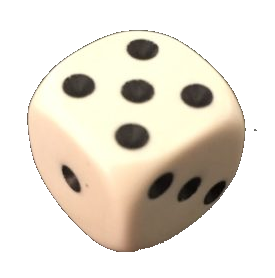
#> input picture Animations/AnimStock/Dices/Dice_White_3D.png, 275 x 278 px, found by its file name
$ python _generate.py
#> lines starting #> are read from the running program, lines starting #| are printed output that depends on the picture; after the words box and inside, x2 and y2 are one past the last pixel; in counts of white or black regions, pixels touching at a corner belong together
import numpy as np
from PIL import Image
import cv2, os, glob

BASE = r'C:/Users/jmpir/Dev/LudoPoly/Animations/AnimStock/Dices'
SRC = os.path.join(BASE, 'Dice_White_3D.png')

# === FACE QUADS (image coords, order TL TR BR BL face-local CW) ===
def solve_face_corners(pip_TL, pip_TR, pip_BR, pip_BL):
    A = np.array([
        [0.5625, 0.1875, 0.0625, 0.1875],
        [0.1875, 0.5625, 0.1875, 0.0625],
        [0.0625, 0.1875, 0.5625, 0.1875],
        [0.1875, 0.0625, 0.1875, 0.5625],
    ])
    bx = [pip_TL[0], pip_TR[0], pip_BR[0], pip_BL[0]]
    by = [pip_TL[1], pip_TR[1], pip_BR[1], pip_BL[1]]
    xs = np.linalg.solve(A, bx)
    ys = np.linalg.solve(A, by)
    return [(float(xs[i]), float(ys[i])) for i in range(4)]

# Top face pip positions (face 5 in reference)
TOP_PIPS_REF = {
    'TL': (78, 86), 'TR': (142, 49), 'BR': (197, 96), 'BL': (132, 136), 'C': (137, 91),
}
TOP_QUAD = solve_face_corners(TOP_PIPS_REF['TL'], TOP_PIPS_REF['TR'], TOP_PIPS_REF['BR'], TOP_PIPS_REF['BL'])

# Right face: 3 pips on diagonal TL-C-BR (face 3 in reference)
# Top edge of right face = top face S-E edge (TOP_QUAD[3]-TOP_QUAD[2])
RIGHT_TL_corner = TOP_QUAD[3]
RIGHT_TR_corner = TOP_QUAD[2]
RIGHT_PIPS_REF = {
    'TL': (161, 185), 'C': (189, 188), 'BR': (214, 192),
}
# Solve right BR, BL from pip constraints (homography)
# Use the 2 corner pips of face 3 (TL and BR positions face-local) plus the 2 known corners
def solve_2_unknown_corners(known_TL, known_TR, pip_TL_pos, pip_BR_pos):
    """Knowing TL, TR of face quad, and pip positions at face-local (0.25,0.25) and (0.75,0.75),
    solve for BL and BR."""
    A = np.array([[0.1875, 0.0625], [0.1875, 0.5625]])
    bx = [
        pip_TL_pos[0] - 0.5625*known_TL[0] - 0.1875*known_TR[0],
        pip_BR_pos[0] - 0.0625*known_TL[0] - 0.1875*known_TR[0],
    ]
    by = [
        pip_TL_pos[1] - 0.5625*known_TL[1] - 0.1875*known_TR[1],
        pip_BR_pos[1] - 0.0625*known_TL[1] - 0.1875*known_TR[1],
    ]
    sx = np.linalg.solve(A, bx)
    sy = np.linalg.solve(A, by)
    BL = (float(sx[0]), float(sy[0]))
    BR = (float(sx[1]), float(sy[1]))
    return BL, BR

RIGHT_BL_corner, RIGHT_BR_corner = solve_2_unknown_corners(
    RIGHT_TL_corner, RIGHT_TR_corner, RIGHT_PIPS_REF['TL'], RIGHT_PIPS_REF['BR']
)
RIGHT_QUAD = [RIGHT_TL_corner, RIGHT_TR_corner, RIGHT_BR_corner, RIGHT_BL_corner]

# Left face: only 1 reference pip (face 1, center).
# Top edge = top face W-S edge (TOP_QUAD[0]-TOP_QUAD[3]).
LEFT_TL_corner = TOP_QUAD[0]
LEFT_TR_corner = TOP_QUAD[3]
# 1 pip detection — actually we had 2 small detections that we'll average
LEFT_PIPS_REF = {'C': (71, 179)}
# To estimate BL, BR with 1 pip: assume the face is the mirror of the right face about the dice's vertical mid-axis
# Right face's depth offset (from top edge to bottom edge):
right_TR_to_BR = (RIGHT_BR_corner[0]-RIGHT_TR_corner[0], RIGHT_BR_corner[1]-RIGHT_TR_corner[1])
right_TL_to_BL = (RIGHT_BL_corner[0]-RIGHT_TL_corner[0], RIGHT_BL_corner[1]-RIGHT_TL_corner[1])
# Mirror (negate x):
left_TR_to_BR = (-right_TL_to_BL[0], right_TL_to_BL[1])
left_TL_to_BL = (-right_TR_to_BR[0], right_TR_to_BR[1])
LEFT_BR_corner = (LEFT_TR_corner[0] + left_TR_to_BR[0], LEFT_TR_corner[1] + left_TR_to_BR[1])
LEFT_BL_corner = (LEFT_TL_corner[0] + left_TL_to_BL[0], LEFT_TL_corner[1] + left_TL_to_BL[1])
LEFT_QUAD = [LEFT_TL_corner, LEFT_TR_corner, LEFT_BR_corner, LEFT_BL_corner]

print('TOP_QUAD :', [tuple(round(c,1) for c in p) for p in TOP_QUAD])
print('RIGHT_QUAD:', [tuple(round(c,1) for c in p) for p in RIGHT_QUAD])
print('LEFT_QUAD:', [tuple(round(c,1) for c in p) for p in LEFT_QUAD])

# === PIP PATTERNS (face-local u, v in [0,1]) ===
PATTERNS = {
    1: [(0.5, 0.5)],
    2: [(0.25, 0.25), (0.75, 0.75)],
    3: [(0.25, 0.25), (0.5, 0.5), (0.75, 0.75)],
    4: [(0.25, 0.25), (0.75, 0.25), (0.25, 0.75), (0.75, 0.75)],
    5: [(0.25, 0.25), (0.75, 0.25), (0.25, 0.75), (0.75, 0.75), (0.5, 0.5)],
    6: [(0.25, 0.25), (0.25, 0.5), (0.25, 0.75), (0.75, 0.25), (0.75, 0.5), (0.75, 0.75)],
}

SIDES = {
    1: (2, 3), 2: (1, 4), 3: (1, 2), 4: (1, 5), 5: (1, 3), 6: (5, 3),
}

COLORS = {
    'blue':   (59, 130, 246), 'red': (239, 68, 68), 'green': (34, 197, 94),
    'yellow': (234, 179, 8), 'orange': (249, 115, 22), 'purple': (168, 85, 247),
}

# === HOMOGRAPHY: unit-square (TL=0,0 ; TR=1,0 ; BR=1,1 ; BL=0,1) → face quad ===
def compute_homography(quad):
    src = np.array([[0,0],[1,0],[1,1],[0,1]], dtype=np.float32)
    dst = np.array(quad, dtype=np.float32)
    return cv2.getPerspectiveTransform(src, dst)

H_TOP = compute_homography(TOP_QUAD)
H_RIGHT = compute_homography(RIGHT_QUAD)
H_LEFT = compute_homography(LEFT_QUAD)

def apply_homography(H, u, v):
    pt = np.array([u, v, 1.0])
    out = H @ pt
    return (out[0]/out[2], out[1]/out[2])

# === LOAD SOURCE, INPAINT ALL PIPS ===
src_img = np.array(Image.open(SRC).convert('RGBA'))
#> src_img is the input picture: shape (278, 275, 4); mean R, G, B, A 94.7, 88.1, 76.5, 120.2
h, w = src_img.shape[:2]
#> h = 278; w = 275
rgb = src_img[:,:,:3]
alpha = src_img[:,:,3]
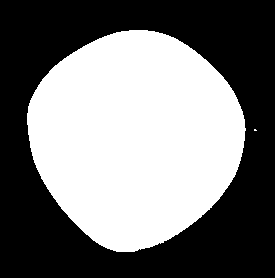
#> alpha: shape (278, 275); 47.1% white; 2 white regions (1 under 20 px), largest, box (x1, y1, x2, y2) and area: (27, 30, 246, 252) 36031
gray = cv2.cvtColor(rgb, cv2.COLOR_RGB2GRAY)
dark = ((gray < 90) & (alpha > 200)).astype(np.uint8)
#> dark: shape (278, 275); values 0 (black) and 1 (white), 5.4% white; 27 white regions (17 under 20 px), largest, box (x1, y1, x2, y2) and area: (116, 124, 148, 149) 607, (63, 75, 94, 97) 537, (182, 85, 212, 107) 532
n_comp, labels, stats, centroids = cv2.connectedComponentsWithStats(dark)
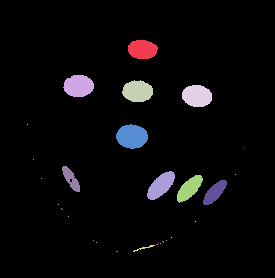
#> labels: shape (278, 275) int32; 28 distinct labels, from 0 to 27; one colour per label, 0 black
#> n_comp = 28; stats = 28 rows, first 6: [0, 0, 275, 278, 72314], [128, 40, 30, 19, 460], [63, 75, 31, 22, 537], [122, 80, 31, 22, 529], [182, 85, 30, 22, 532], [27, 124, 1, 1, 1]; centroids = 28 pairs, first value 27 to 243, second value 49.08 to 251
mask = np.zeros((h, w), dtype=np.uint8)
for i in range(1, n_comp):
    area = stats[i, cv2.CC_STAT_AREA]
    if area > 60:
        cx, cy = centroids[i]
        r = max(13, int(np.sqrt(area / np.pi)) + 6)
        cv2.circle(mask, (int(cx), int(cy)), r, 255, -1)
#> this loop made 27 passes
#> (area, cx, cy, r) on passes 1, 2, 3, 4, 6, 9, 10, 11, 14: (460, 142.1, 49.08, 18), (537, 78.18, 85.56, 19), (529, 137.2, 90.91, 18), (532, 196.6, 95.57, 19), (607, 131.6, 136.1, 19), (228, 70.65, 178.5, 14), (471, 160.6, 185, 18), (397, 189, 188, 17), (320, 214.4, 192, 16)
#> area on pass 26: 32
#> mask: shape (278, 275); 11.2% white; 7 white regions, largest, box (x1, y1, x2, y2) and area: (142, 167, 231, 208) 2524, (59, 66, 98, 105) 1129, (177, 76, 216, 115) 1129
bgr = cv2.cvtColor(rgb, cv2.COLOR_RGB2BGR)
inpainted_bgr = cv2.inpaint(bgr, mask, 8, cv2.INPAINT_TELEA)
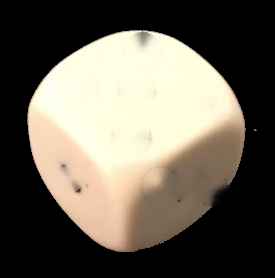
#> inpainted_bgr: shape (278, 275, 3); mean B, G, R 84.8, 97.6, 104.1
inpainted_rgb = cv2.cvtColor(inpainted_bgr, cv2.COLOR_BGR2RGB)
clean = src_img.copy()
clean[:,:,:3] = inpainted_rgb
#> clean: shape (278, 275, 4); 11.08% of pixels changed, all inside (x1, y1, x2, y2) = (56, 31, 231, 208)
Image.fromarray(clean, 'RGBA').save(os.path.join(BASE, '_clean_all.png'))

# === EXTRACT PIP STAMPS ===
# A stamp = RGBA patch centered on a reference pip, with only "pip pixels" opaque (rest transparent).
def extract_stamp(pip_center, half_w=22, half_h=16):
    """Extract a small RGBA stamp from the source image at the pip center.
    Pip pixels (dark) are opaque; surrounding face pixels are transparent."""
#> called with pip_center = (137, 91), half_w = 18, half_h = 13
    cx, cy = int(pip_center[0]), int(pip_center[1])
    x0, x1 = max(0, cx-half_w), min(w, cx+half_w+1)
#> x0 = 119; x1 = 156
    y0, y1 = max(0, cy-half_h), min(h, cy+half_h+1)
#> y0 = 78; y1 = 105
    patch = src_img[y0:y1, x0:x1].copy()
    ph, pw = patch.shape[:2]
#> ph = 27; pw = 37
    # Identify pip pixels: low brightness
    patch_gray = cv2.cvtColor(patch[:,:,:3], cv2.COLOR_RGB2GRAY)
    # Use a smooth alpha based on darkness — pip pixels (gray<90) fully opaque,
    # bright pixels transparent, intermediate softly blended.
    a = np.clip((140 - patch_gray.astype(np.float32)) / 50.0 * 255.0, 0, 255).astype(np.uint8)
    # Mask out anything outside ~20px of pip center to avoid grabbing nearby pips
    yy, xx = np.ogrid[:ph, :pw]
#> yy = 27 values from 0 to 26
    dist = np.sqrt((yy - (cy-y0))**2 + (xx - (cx-x0))**2)
    a[dist > min(half_w, half_h)] = 0
#> a: shape (27, 37); min 0, max 255, mean 124.5
    patch[:,:,3] = a
    return patch, (cx-x0, cy-y0)  # patch + anchor point inside patch

# Reference stamps per face. Use central pip for each face (most "balanced" perspective).
STAMP_TOP, ANCHOR_TOP = extract_stamp(TOP_PIPS_REF['C'], half_w=18, half_h=13)
#> ANCHOR_TOP = (18, 13)
STAMP_RIGHT, ANCHOR_RIGHT = extract_stamp(RIGHT_PIPS_REF['C'], half_w=18, half_h=13)
#> ANCHOR_RIGHT = (18, 13)
STAMP_LEFT, ANCHOR_LEFT = extract_stamp(LEFT_PIPS_REF['C'], half_w=18, half_h=13)
#> call 3 of extract_stamp, with pip_center = (71, 179), half_w = 18, half_h = 13
#> in extract_stamp (call 3), `a[dist > min(half_w, half_h)] = 0`: a: shape (27, 37); min 0, max 255, mean 60.7
#> in extract_stamp (call 3), `patch[:,:,3] = a`:
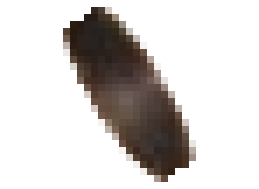
#> patch: shape (27, 37, 4) (shown 7 times larger); mean R, G, B, A 191.3, 162.6, 140.1, 60.7; transparent parts drawn white
#> ANCHOR_LEFT = (18, 13)

def paste_stamp(target_rgba, stamp, anchor, image_pos):
    """Composite stamp onto target_rgba (RGBA np array) at image_pos, anchored at anchor."""
    th, tw = target_rgba.shape[:2]
    sh, sw = stamp.shape[:2]
    cx, cy = int(round(image_pos[0])), int(round(image_pos[1]))
    ax, ay = anchor
    x0 = cx - ax; y0 = cy - ay
    x1 = x0 + sw; y1 = y0 + sh
    # Clip
    sx0 = max(0, -x0); sy0 = max(0, -y0)
    sx1 = sw - max(0, x1 - tw); sy1 = sh - max(0, y1 - th)
    tx0 = max(0, x0); ty0 = max(0, y0)
    tx1 = min(tw, x1); ty1 = min(th, y1)
    if sx1 <= sx0 or sy1 <= sy0:
        return target_rgba
    stamp_clip = stamp[sy0:sy1, sx0:sx1]
    target_clip = target_rgba[ty0:ty1, tx0:tx1]
    # Alpha blend
    a = stamp_clip[:,:,3:4].astype(np.float32) / 255.0
    target_clip[:,:,:3] = (stamp_clip[:,:,:3].astype(np.float32) * a + target_clip[:,:,:3].astype(np.float32) * (1-a)).astype(np.uint8)
    target_clip[:,:,3] = np.maximum(target_clip[:,:,3], stamp_clip[:,:,3])
    target_rgba[ty0:ty1, tx0:tx1] = target_clip
    return target_rgba

# === GENERATE 36 VARIANTS ===
for old in glob.glob(os.path.join(BASE, 'Dice_[1-6]_*.png')):
    os.remove(old)

count = 0
for color_name, (cr, cg, cb) in COLORS.items():
    rec = clean.copy().astype(np.float32)
    rec[:,:,0] *= cr / 255.0
    rec[:,:,1] *= cg / 255.0
    rec[:,:,2] *= cb / 255.0
    rec = np.clip(rec, 0, 255).astype(np.uint8)
    rec[:,:,3] = clean[:,:,3]
    for top_value in range(1, 7):
        fl_value, fr_value = SIDES[top_value]
        img = rec.copy()
        # Top face pips
        for (u, v) in PATTERNS[top_value]:
            pos = apply_homography(H_TOP, u, v)
            img = paste_stamp(img, STAMP_TOP, ANCHOR_TOP, pos)
        # Left face pips
        for (u, v) in PATTERNS[fl_value]:
            pos = apply_homography(H_LEFT, u, v)
            img = paste_stamp(img, STAMP_LEFT, ANCHOR_LEFT, pos)
        # Right face pips
        for (u, v) in PATTERNS[fr_value]:
            pos = apply_homography(H_RIGHT, u, v)
            img = paste_stamp(img, STAMP_RIGHT, ANCHOR_RIGHT, pos)
        out = os.path.join(BASE, f'Dice_{top_value}_{color_name}.png')
        Image.fromarray(img, 'RGBA').save(out, 'PNG')
        count += 1
#> this loop made 6 passes
#> pass 1, `rec = np.clip(rec, 0, 255).astype(np.uint8)`:
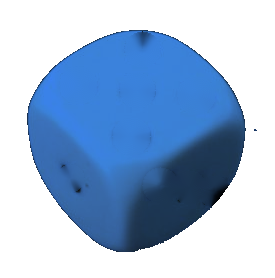
#> rec: shape (278, 275, 4); mean R, G, B, A 23.9, 49.6, 81.6, 120.2; transparent parts drawn white
#> pass 1, in paste_stamp, `target_clip = target_rgba[ty0:ty1, tx0:tx1]`:
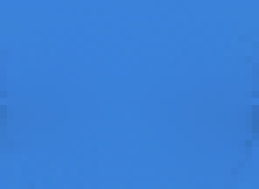
#> target_clip: shape (27, 37, 4) (shown 7 times larger); mean of channels 0, 1, 2, 3 58.3, 128.3, 216, 255; drawn as R, G, B
#> after the loop:
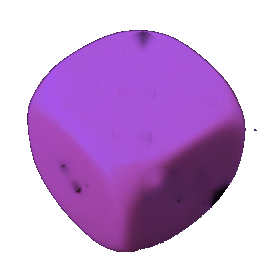
#> rec: shape (278, 275, 4); mean R, G, B, A 68.4, 32.4, 81.9, 120.2; transparent parts drawn white
print('Generated', count, 'dice variants using reference pip stamps + perspective.')
#| Generated 36 dice variants using reference pip stamps + perspective.

$ run again, with AnimStock/Dices/PNG/Dice_1_purple.png copied over Animations/AnimStock/Dices/Dice_White_3D.png
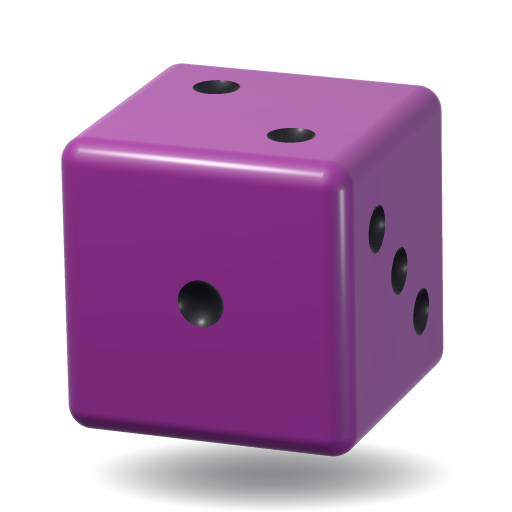
#> input picture AnimStock/Dices/PNG/Dice_1_purple.png, 512 x 512 px, found by its file name
#> src_img is the input picture: shape (512, 512, 4); mean R, G, B, A 66.5, 32.4, 67.1, 132.1
#> dark: shape (512, 512); values 0 (black) and 1 (white), 29.7% white; 6 white regions, box (x1, y1, x2, y2) and area: (65, 163, 357, 456) 75102, (368, 205, 386, 254) 636, (391, 247, 408, 295) 612, (413, 288, 429, 336) 592, (267, 128, 315, 143) 536, (193, 80, 240, 94) 507
#> `n_comp, labels, stats, centroids = cv2.connectedComponentsWithStats(da..`:
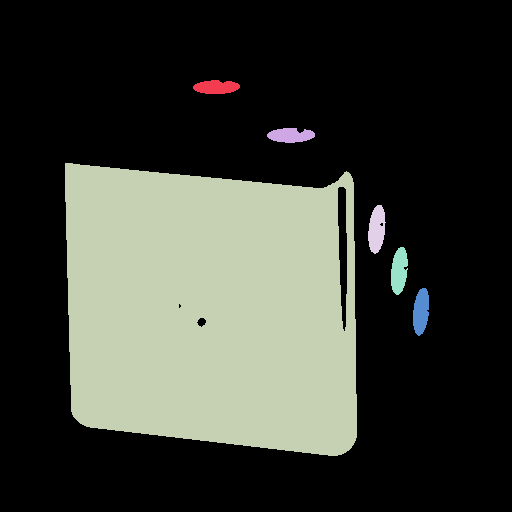
#> labels: shape (512, 512) int32; 7 distinct labels, from 0 to 6; one colour per label, 0 black
#> n_comp = 7; stats = [[0, 0, 512, 512, 184159], [193, 80, 47, 14, 507], [267, 128, 48, 15, 536], [65, 163, 292, 293, 75102], [368, 205, 18, 49, 636], [391, 247, 17, 48, 612], [413, 288, 16, 48, 592]]; centroids = [[272.4, 234.4], [215.8, 86.79], [290.2, 135], [210.5, 308.8], [376.3, 228.9], [398.8, 270.4], [420.6, 311.1]]
#> the loop `for i in range(1, n_comp):` made 6 passes
#> (area, cx, cy, r) on passes 1 to 6: (507, 215.8, 86.79, 18), (536, 290.2, 135, 19), (75102, 210.5, 308.8, 160), (636, 376.3, 228.9, 20), (612, 398.8, 270.4, 19), (592, 420.6, 311.1, 19)
#> ANCHOR_TOP = (18, 13)
#> the loop `for color_name, (cr, cg, cb) in COLORS.items():` made 6 passes
#> after the loop `for color_name, (cr, cg, cb) in COLORS.items():`:
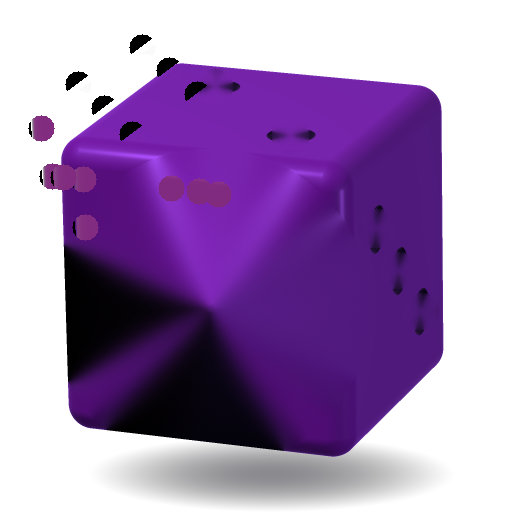
#> img: shape (512, 512, 4); mean R, G, B, A 41.1, 12.2, 60.7, 133.9; transparent parts drawn white
#| Generated 36 dice variants using reference pip stamps + perspective.

$ run again, with AnimStock/Dices/PNG/Dice_1_red.png copied over Animations/AnimStock/Dices/Dice_White_3D.png
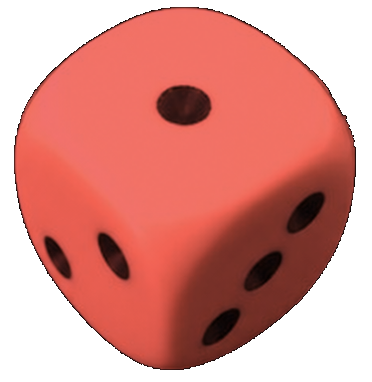
#> input picture AnimStock/Dices/PNG/Dice_1_red.png, 372 x 382 px, found by its file name
#> src_img is the input picture: shape (382, 372, 4); mean R, G, B, A 130.5, 57.7, 50.7, 166.8
#> alpha: shape (382, 372); 65.4% white; 1 black region, box (x1, y1, x2, y2) and area: (0, 0, 372, 382) 49143
#> dark: shape (382, 372); values 0 (black) and 1 (white), 16.8% white; 4 white regions, box (x1, y1, x2, y2) and area: (14, 7, 356, 370) 20733, (157, 85, 211, 126) 1725, (97, 232, 130, 281) 873, (44, 236, 72, 279) 611
#> `n_comp, labels, stats, centroids = cv2.connectedComponentsWithStats(da..`:
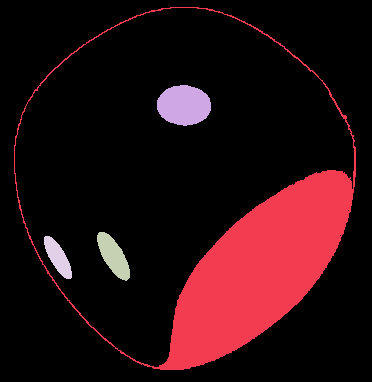
#> labels: shape (382, 372) int32; 5 distinct labels, from 0 to 4; one colour per label, 0 black
#> n_comp = 5; stats = [[0, 0, 372, 382, 118162], [14, 7, 342, 363, 20733], [157, 85, 54, 41, 1725], [97, 232, 33, 49, 873], [44, 236, 28, 43, 611]]; centroids = [[174.7, 178.4], [253.8, 262], [183.5, 104.9], [113.1, 255.6], [57.48, 256.9]]
#> the loop `for i in range(1, n_comp):` made 4 passes
#> (area, cx, cy, r) on passes 1 to 4: (20733, 253.8, 262, 87), (1725, 183.5, 104.9, 29), (873, 113.1, 255.6, 22), (611, 57.48, 256.9, 19)
#> clean: shape (382, 372, 4); 19.84% of pixels changed, all inside (x1, y1, x2, y2) = (38, 75, 341, 350)
#> ANCHOR_TOP = (18, 13)
#> the loop `for color_name, (cr, cg, cb) in COLORS.items():` made 6 passes
#> after the loop `for color_name, (cr, cg, cb) in COLORS.items():`:
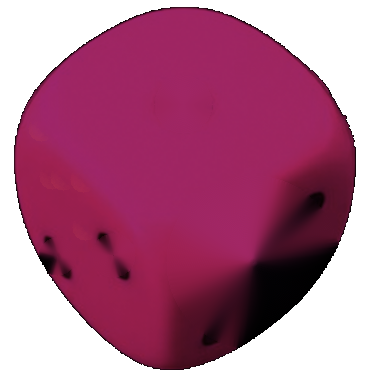
#> img: shape (382, 372, 4); mean R, G, B, A 88.4, 19.8, 51, 166.8; transparent parts drawn white
#| Generated 36 dice variants using reference pip stamps + perspective.

$ run again, with AnimStock/Dices/PNG/Dice_1_white.png copied over Animations/AnimStock/Dices/Dice_White_3D.png
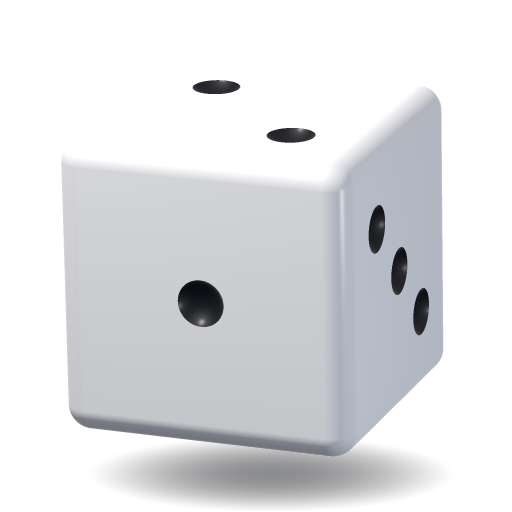
#> input picture AnimStock/Dices/PNG/Dice_1_white.png, 512 x 512 px, found by its file name
#> src_img is the input picture: shape (512, 512, 4); mean R, G, B, A 101.5, 102.5, 105, 132.1
#> dark: shape (512, 512); values 0 (black) and 1 (white), 1.6% white; 6 white regions, box (x1, y1, x2, y2) and area: (178, 281, 223, 327) 1572, (369, 205, 385, 253) 587, (391, 247, 407, 295) 566, (413, 288, 429, 335) 549, (267, 128, 315, 142) 510, (193, 80, 240, 94) 483
#> labels: shape (512, 512) int32; 7 distinct labels, from 0 to 6
#> n_comp = 7; stats = [[0, 0, 512, 512, 257877], [193, 80, 47, 14, 483], [267, 128, 48, 14, 510], [369, 205, 16, 48, 587], [391, 247, 16, 48, 566], [178, 281, 45, 46, 1572], [413, 288, 16, 47, 549]]; centroids = [[254.9, 255.7], [215.7, 86.8], [290.1, 134.9], [376.4, 228.8], [398.7, 270.5], [200.2, 302.5], [420.6, 311.1]]
#> the loop `for i in range(1, n_comp):` made 6 passes
#> (area, cx, cy, r) on passes 1 to 6: (483, 215.7, 86.8, 18), (510, 290.1, 134.9, 18), (587, 376.4, 228.8, 19), (566, 398.7, 270.5, 19), (1572, 200.2, 302.5, 28), (549, 420.6, 311.1, 19)
#> clean: shape (512, 512, 4); 2.79% of pixels changed, all inside (x1, y1, x2, y2) = (172, 68, 440, 331)
#> patch_gray: shape (27, 37); 55.8% white; 1 black region, box (x1, y1, x2, y2) and area: (0, 0, 34, 25) 442
#> ANCHOR_TOP = (18, 13)
#> the loop `for color_name, (cr, cg, cb) in COLORS.items():` made 6 passes
#> after the loop `for color_name, (cr, cg, cb) in COLORS.items():`:
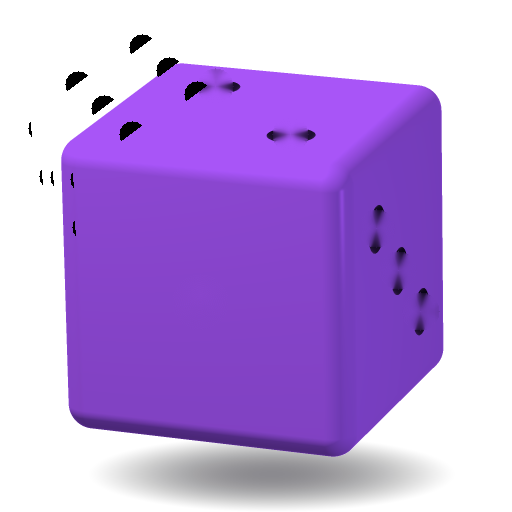
#> img: shape (512, 512, 4); mean R, G, B, A 67.7, 34.6, 103, 133.1; transparent parts drawn white
#| Generated 36 dice variants using reference pip stamps + perspective.
